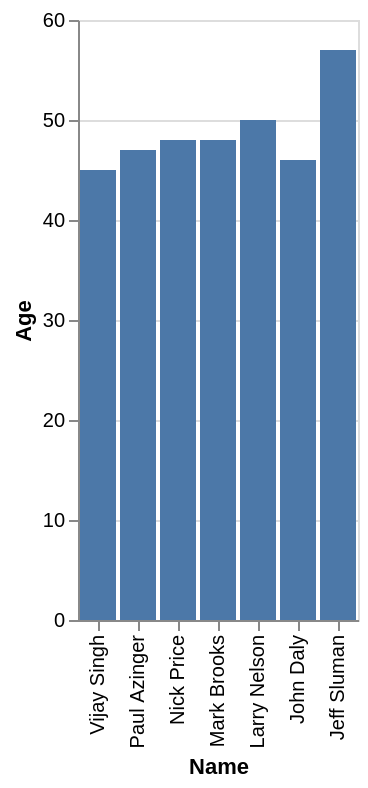

The Vega-Lite source for this figure:
### Vega-Lite specification from a JSON file in a GitHub repository (floating-point values rounded to 4 significant figures)
{"data": {"values": [{"x_data": "Vijay Singh", "y_data": 45}, {"x_data": "Paul Azinger", "y_data": 47}, {"x_data": "Nick Price", "y_data": 48}, {"x_data": "Mark Brooks", "y_data": 48}, {"x_data": "Larry Nelson", "y_data": 50}, {"x_data": "John Daly", "y_data": 46}, {"x_data": "Jeff Sluman", "y_data": 57}]}, "mark": "bar", "encoding": {"x": {"field": "x_data", "type": "nominal", "title": "Name", "sort": "descending"}, "y": {"field": "y_data", "type": "quantitative", "title": "Age"}}}
